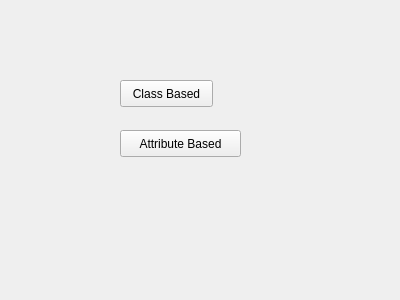
<?xml version="1.0" encoding="UTF-8"?>
<ui version="4.0">
 <class>selectCDType</class>
 <widget class="QWidget" name="selectCDType">
  <property name="geometry">
   <rect>
    <x>0</x>
    <y>0</y>
    <width>400</width>
    <height>300</height>
   </rect>
  </property>
  <property name="windowTitle">
   <string>Form</string>
  </property>
  <widget class="QPushButton" name="pushButton">
   <property name="geometry">
    <rect>
     <x>120</x>
     <y>80</y>
     <width>93</width>
     <height>27</height>
    </rect>
   </property>
   <property name="text">
    <string>Class Based</string>
   </property>
  </widget>
  <widget class="QPushButton" name="pushButton_2">
   <property name="geometry">
    <rect>
     <x>120</x>
     <y>130</y>
     <width>121</width>
     <height>27</height>
    </rect>
   </property>
   <property name="text">
    <string>Attribute Based</string>
   </property>
  </widget>
 </widget>
 <resources/>
 <connections/>
</ui>
